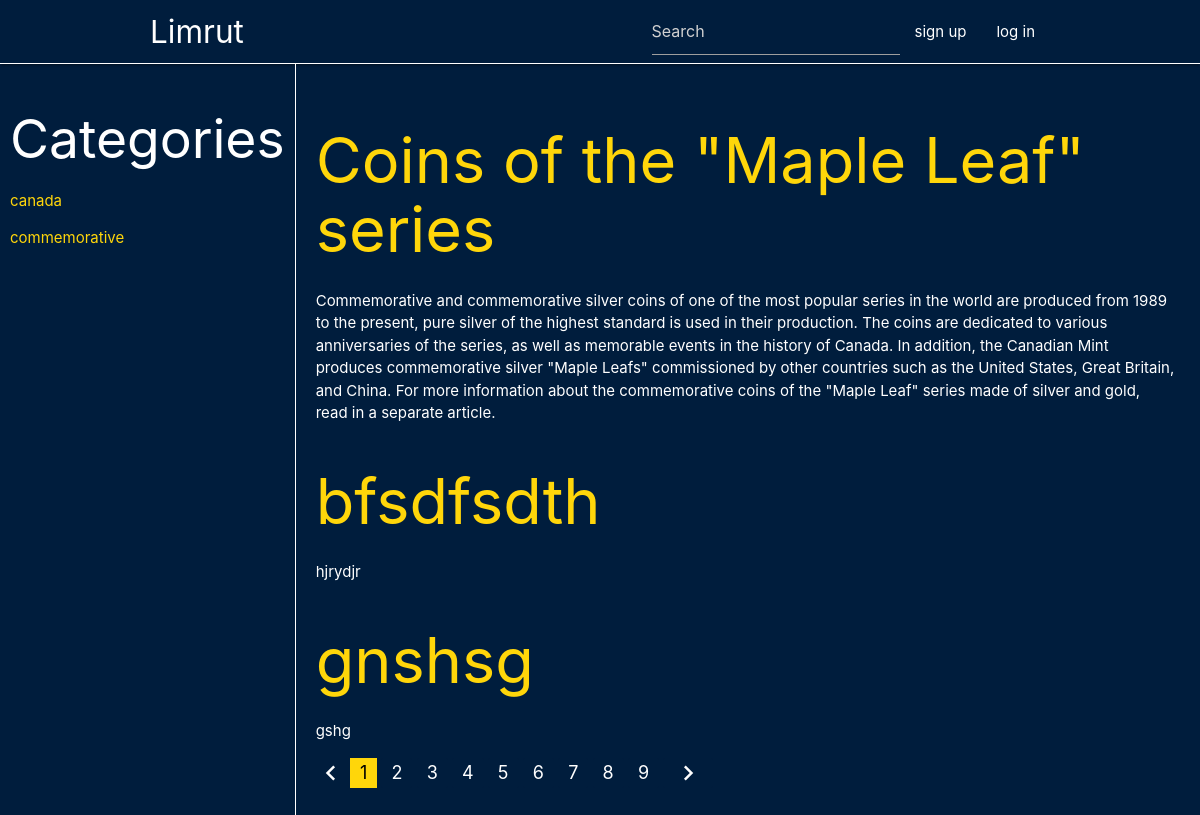
The page / on the database its author committed.
### post/models.py (models this page shows, shortened)
class Category(models.Model):
    name = models.TextField()
    slug = models.SlugField(unique=True, db_index=True)
    class Meta:
        verbose_name = 'Категория'
        verbose_name_plural = 'Категории'

class Article(models.Model):
    title = models.TextField()
    slug = models.SlugField(db_index=True)
    content = models.TextField()
    image = models.ImageField(upload_to='', blank=True, null=True)
    category = models.ManyToManyField('Category', blank=True, null=True)
    class Meta:
        verbose_name = 'Статья'
        verbose_name_plural = 'Статьи'

### post/views.py (the view)
# urls.py: path('', Index.as_view(), name = 'home'),
class Index(DataMixin, ListView):
    model = Article
    template_name = 'post/index.html'
    paginate_by = 3
    def get_context_data(self, **kwargs):
        page_num = self.request.GET.get('page') or 1
        title = f'Homepage number {page_num}'
        c_def = self.get_data(title = title, page_num = page_num)
        context = super().get_context_data(**kwargs)
        return c_def | context

### post/forms.py
class SearchForm(forms.Form):
    query = forms.CharField(widget=forms.TextInput(attrs={'class': 'input-field', 'placeholder': 'Search', 'id': 'input', 'list': 'res'}))

### post/utils.py (called while the page is built)
    def get_data(self, **kwargs):
        context = kwargs
        context['cats'] = Category.objects.annotate(article_count = Count('article')).order_by('-article_count')
        context['search_form'] = SearchForm()
        context['is_admin'] = self.request.user.is_superuser
        context['is_auth'] = self.request.user.is_authenticated
        context['user'] = self.request.user
        return context

### post/templates/post/index.html (shortened to what this page needs)
{% extends 'post/base.html' %}
{% block content %}
{% for i in object_list %}
    <h1><a href="{% url 'article' i.slug %}">{{ i.title }}</a></h1>
    {{ i.content }}
{% endfor %}
{% if page_obj.has_other_pages %}
    <ul class="pagination">
        {% if page_obj.has_previous %}
        <li class="waves-effect"><a href="?page={{ page_obj.previous_page_number }}"><i class="material-icons">chevron_left</i></a></li>
        {% else %}
        <li class="disabled"><i class="material-icons">chevron_left</i></li>
        {% endif %}
        {% for p in paginator.page_range %}
            {% if page_obj.number == p %}
                    <li class="active">
                        <a href="?page={{ p }}">{{ p }}</a>
                    </li>
                {% else %}
                    <li class="waves-effect">
                        <a href="?page={{ p }}">{{ p }}</a>
                    </li>
            {% endif %}
        {% endfor %}
        {% if page_obj.has_next %}
        <li class="waves-effect"><a href="?page={{ page_obj.next_page_number }}"><i class="material-icons">chevron_right</i></a></li>
        {% else %}
        <li class="disabled"><i class="material-icons">chevron_right</i></li>
        {% endif %}
    </ul>
{% endif %}
{% endblock %}

### post/templates/post/base.html (shortened to what this page needs)
{% load static %}
<!DOCTYPE html>
<html lang="en">
<head>
    <link rel="stylesheet" href="https://cdnjs.cloudflare.com/ajax/libs/materialize/1.0.0/css/materialize.min.css">
    <link rel="stylesheet" href="{% static 'post/css/style.css' %}">
</head>
<body>
    <nav>
        <div class="nav-wrapper">
          <a href="{% url 'home' %}" class="brand-logo">Limrut</a>
          <ul id="nav-mobile" class="right hide-on-med-and-down">
            <li>
              <form action="{% url 'search' %}">
                {% for f in search_form %}
                  {{ f }}
                {% endfor %}
              </form>
            </li>
            {% if is_auth %}
              <li>
                <a href="{% url 'profile' %}">{{ user }}</a>
              </li>
            {% else %}
              <li>
                <a href="{% url 'signup' %}">sign up</a>
              </li>
              <li>
                <a href="{% url 'login' %}">log in</a>
              </li>
            {% endif %}
          </ul>
        </div>
      </nav>
      <div class="main">
        <div class="tab">
          <h2>Categories</h2>
          {% for c in cats %}
            <p><a href="{% url 'category' c.slug %}">{{ c.name }}</a></p>
          {% endfor %}
        </div>
        <div class="content">
          {% block content %}
          {% endblock %}
        </div>
      </div>
</body>
</html>

### post/static/post/css/style.css (style rules this page uses)
body, nav, .pagination li a, input, textarea { background-color: #001d3d; color: #fff; }
nav { border-bottom: 1px solid #fff; }
a { color: #ffd60a; }
.content, .nav-wrapper { width: 75%; }
.nav-wrapper { margin: 0 auto; }
.content { padding: 20px; }
.main { display: flex; }
.tab { padding: 10px; border-right: 1px solid #fff; }
.btn, .pagination li.active, .pagination li.active a { background-color: #ffd60a; color: #000; }

### rows shown on the page
Category: name "canada"
Category: name "commemorative"
Article: title "Coins of the \"Maple Leaf\" series", content "Commemorative and commemorative silver coins of one of the most popular series in the world are produced from 1989 to the present, pure silver of the highest standard is used in their production. The coins are dedicated to various anniversaries of the series, as well as memorable events in the history of Canada. In addition, the Canadian Mint produces commemorative silver \"Maple Leafs\" commissioned by other countries such as the United States, Great Britain, and China. For more information about the commemorative coins of the \"Maple Leaf\" series made of silver and gold, read in a separate article."
Article: title "bfsdfsdth", content "hjrydjr"
Article: title "gnshsg", content "gshg"

### other values the page prints
{{ p }} "1"
{{ p }} "2" "3" "4" "5" "6" "7" "8" "9"
